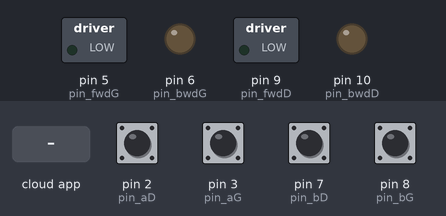
Bench run of a sketch on a simulated Arduino Uno, built with avr-gcc and run on an emulated ATmega328P. Shown: switched loads named in the sketch (green lamp = pin HIGH), output pins drawn as LEDs (lit = HIGH). Inputs (shaded band) come from the test bench; at power-on: pin 2 (pin_aD), pin 3 (pin_aG), pin 7 (pin_bD), pin 8 (pin_bG) HIGH. The ROS host is connected and sends only what is stated.

Above: at 1.2 s.
1.3 s: the phone or cloud app sets linear.x to -100
At 1.8 s:
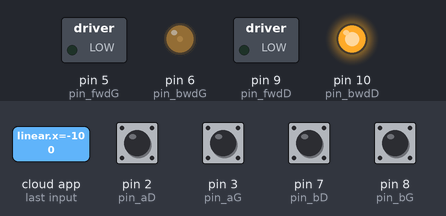
2.8 s: the phone or cloud app sets angular.z to -100
At 4.0 s:
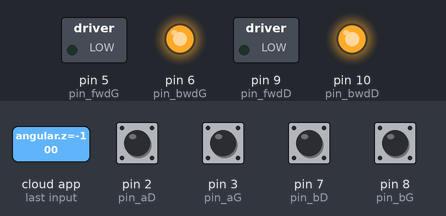
4.3 s: the phone or cloud app sets linear.x to 0
At 5.4 s:
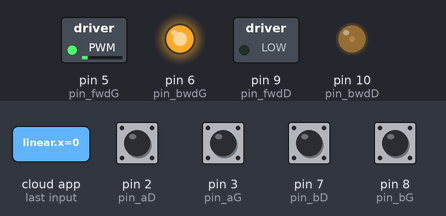
5.8 s: the phone or cloud app sets angular.z to 100
At 6.4 s:
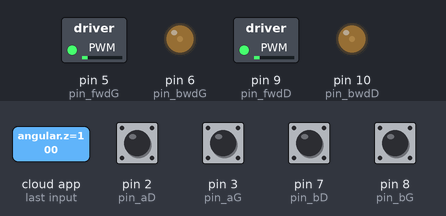
7.3 s: the phone or cloud app sets linear.x to 100
At 7.7 s:
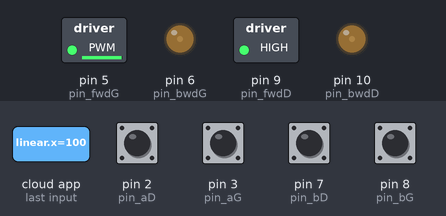
8.8 s: the phone or cloud app sets angular.z to 0
At 9.9 s:
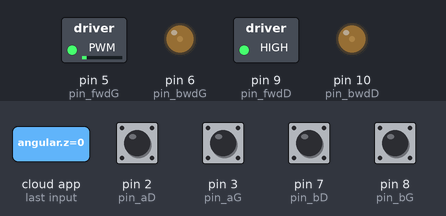
Timing chart, 0 to 11.3 s (numbered marks = the images above; inputs shaded):
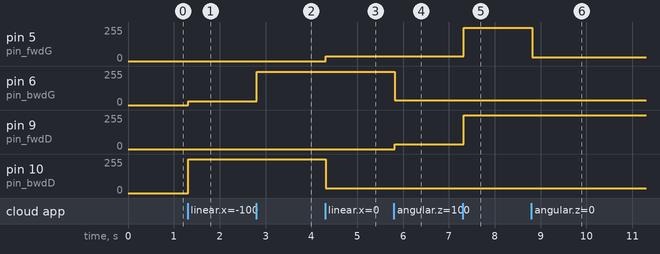

The sketch:

arduino_les_deux.ino
```cpp
/*
 * rosserial Time and TF Example
 * Publishes a transform at current time
 */

#include <ros.h>
#include <ros/time.h>
#include <tf/tf.h>
#include <tf/transform_broadcaster.h>
#include <geometry_msgs/Twist.h>
#include <PinChangeInt.h>


ros::NodeHandle  nh;

geometry_msgs::TransformStamped t;
tf::TransformBroadcaster broadcaster;

const byte pin_aG = 3;   //for encoder pulse A
const byte pin_bG = 8;   //for encoder pulse B
const byte pin_aD = 2;   //for encoder pulse A
const byte pin_bD = 7;   //for encoder pulse B

const byte pin_fwdG = 5; //for H-bridge: run motor forward - IN1
const byte pin_bwdG = 6; //for H-bridge: run motor backward -IN2
const byte pin_fwdD = 9; //for H-bridge: run motor forward - IN 1
const byte pin_bwdD = 10; //for H-bridge: run motor backward- IN 2


double encoderAG = 0;
double encoderBG = 0;
double encoderAD = 0;
double encoderBD = 0;

unsigned long previousMillis=0;

double w_r=0, w_l=0;
double x=0.0;
double y=0.0;
double theta =0.0;

double distanceD=0;
double distanceG=0;
double distanceC=0;

char base_link[] = "/base_link";
char odom[] = "/odom";

int lowSpeed = 200;
int highSpeed = 50;
double speed_ang=0, speed_lin=0;
double wheel_rad = 0.035, wheel_sep = 0.24;


void messageCb( const geometry_msgs::Twist& msg){ //Define the method that will be called when the topic message is received
  speed_ang = msg.angular.z;
  speed_lin = msg.linear.x;
  w_r = (speed_lin/wheel_rad) + ((speed_ang*wheel_sep)/(2.0*wheel_rad));
  w_l = (speed_lin/wheel_rad) - ((speed_ang*wheel_sep)/(2.0*wheel_rad));
}

ros::Subscriber<geometry_msgs::Twist> sub("cmd_vel", &messageCb );
//Creates a subscriber to the “cmd_vel” topic with the callback function “messageCb” to be called on receiving a message.

void MotorL(int Pulse_Width1);
void MotorR(int Pulse_Width2);


void setup()
{
 pinMode(pin_aG,INPUT_PULLUP);
  pinMode(pin_bG,INPUT_PULLUP);
  pinMode(pin_aD,INPUT_PULLUP);
  pinMode(pin_bD,INPUT_PULLUP);

    digitalWrite(pin_fwdG,0);  //stop motor
  digitalWrite(pin_bwdG,0);  //stop motor
  digitalWrite(pin_fwdD,0);  //stop motor
  digitalWrite(pin_bwdD,0);  //stop motor

    attachInterrupt(digitalPinToInterrupt(pin_aG), detect_aG,CHANGE);
  attachInterrupt(digitalPinToInterrupt(pin_aD), detect_aD, CHANGE);
  attachPinChangeInterrupt(pin_bG, detect_bG,CHANGE);
  attachPinChangeInterrupt(pin_bD, detect_bD, CHANGE);


  nh.initNode();
  broadcaster.init(nh);
  nh.subscribe(sub); //subscribe/start listening
}

void loop()
{
   unsigned long currentMillis=millis();
  if ( currentMillis-previousMillis>= 10){ // boucle appellé toutes les 100ms
       previousMillis=currentMillis;

  distanceG = ((encoderAG+encoderBG)*2*3.14*wheel_rad)/1920;  // 0.035m=Radius of the wheels
  encoderAG=0;
  encoderBG=0;

  distanceD = ((encoderAD+encoderBD)*2*3.14*wheel_rad)/1920;  //
  encoderAD=0;
  encoderBD=0;

  distanceC= (distanceG+distanceD)/2;


  theta += (distanceD-distanceG)/wheel_sep;// 0.24m =distance between wheels
  x += cos(theta)*distanceC;
  y += sin(theta)*distanceC;


 // tf odom->base_link
  t.header.frame_id = odom;
  t.child_frame_id = base_link;

  t.transform.translation.x = x;
  t.transform.translation.y = y;

  t.transform.rotation = tf::createQuaternionFromYaw(theta);
  t.header.stamp = nh.now();

  broadcaster.sendTransform(t);

  MotorL(w_l*10);
 MotorR(w_r*10);

  nh.spinOnce();

  }
}
void MotorL(int Pulse_Width1){
 if (Pulse_Width1 > 0){
     analogWrite(pin_fwdG, Pulse_Width1);
 }
 if (Pulse_Width1 < 0){
     Pulse_Width1=abs(Pulse_Width1);
     analogWrite(pin_bwdG, Pulse_Width1);
 }
 if (Pulse_Width1 == 0){
     analogWrite(pin_fwdG, Pulse_Width1);
     analogWrite(pin_bwdG, Pulse_Width1);
 }
}
void MotorR(int Pulse_Width2){
 if (Pulse_Width2 > 0){
     analogWrite(pin_fwdD, Pulse_Width2);

 }
 if (Pulse_Width2 < 0){
     Pulse_Width2=abs(Pulse_Width2);
     analogWrite(pin_bwdD, Pulse_Width2);

 }
 if (Pulse_Width2 == 0){
    analogWrite(pin_fwdD, Pulse_Width2);
     analogWrite(pin_bwdD, Pulse_Width2);

 }
}

void detect_aG() {
  encoderAG+=1; //increasing encoder at new pulse
  //m_direction = digitalRead(pin_b); //read direction of motor
}
void detect_bG() {
  encoderBG+=1; //increasing encoder at new pulse
  //m_direction = digitalRead(pin_b); //read direction of motor
}
void detect_aD() {
  encoderAD+=1; //increasing encoder at new pulse
  //m_direction = digitalRead(pin_b); //read direction of motor
}
void detect_bD() {
  encoderBD+=1; //increasing encoder at new pulse
  //m_direction = digitalRead(pin_b); //read direction of motor
}
```

Measured:
- after the input at 1.3 s, pin 6 (pin_bwdG): 0/255 → 29/255 at once; pin 10 (pin_bwdD): 0/255 → 255/255 at once
- after the input at 2.8 s, pin 6 (pin_bwdG): 29/255 → 251/255 at once
- after the input at 4.3 s, pin 5 (pin_fwdG): 0/255 → 34/255 at once; pin 10 (pin_bwdD): 255/255 → 34/255 at once
- after the input at 5.8 s, pin 6 (pin_bwdG): 251/255 → 34/255 at once; pin 9 (pin_fwdD): 0/255 → 34/255 at once
- after the input at 7.3 s, pin 5 (pin_fwdG): 34/255 → 251/255 at once; pin 9 (pin_fwdD): 34/255 → 255/255 at once
- after the input at 8.8 s, pin 5 (pin_fwdG): 251/255 → 29/255 at once
